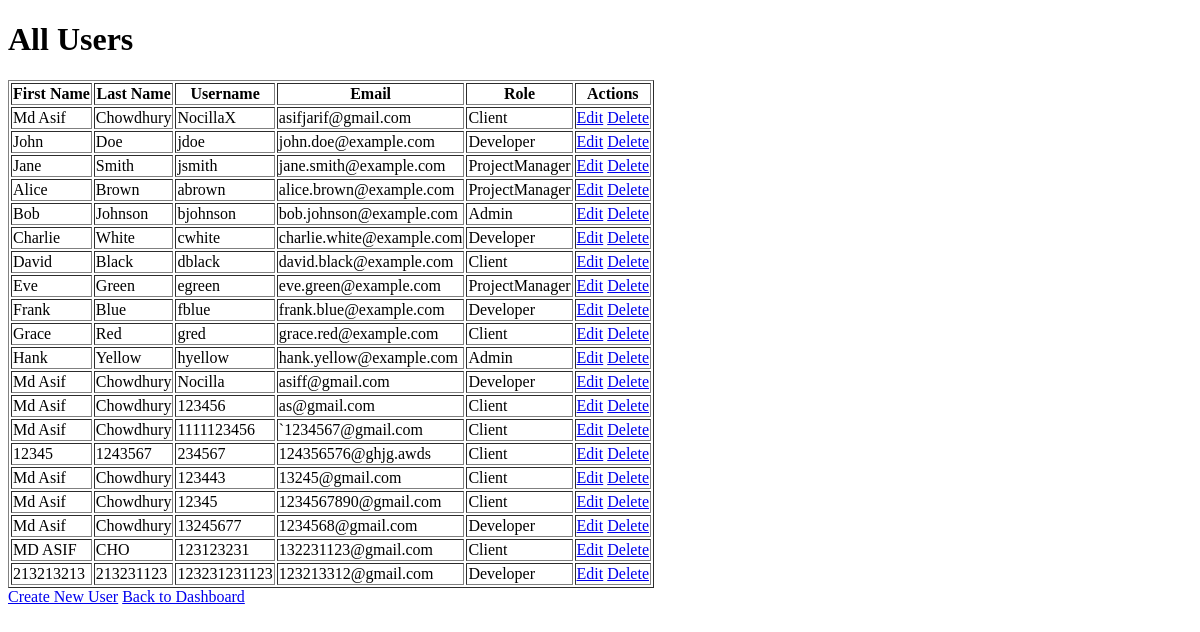
Page /controller/admin-user-controller.php?action=show_all (signed in) on the earlier database version.
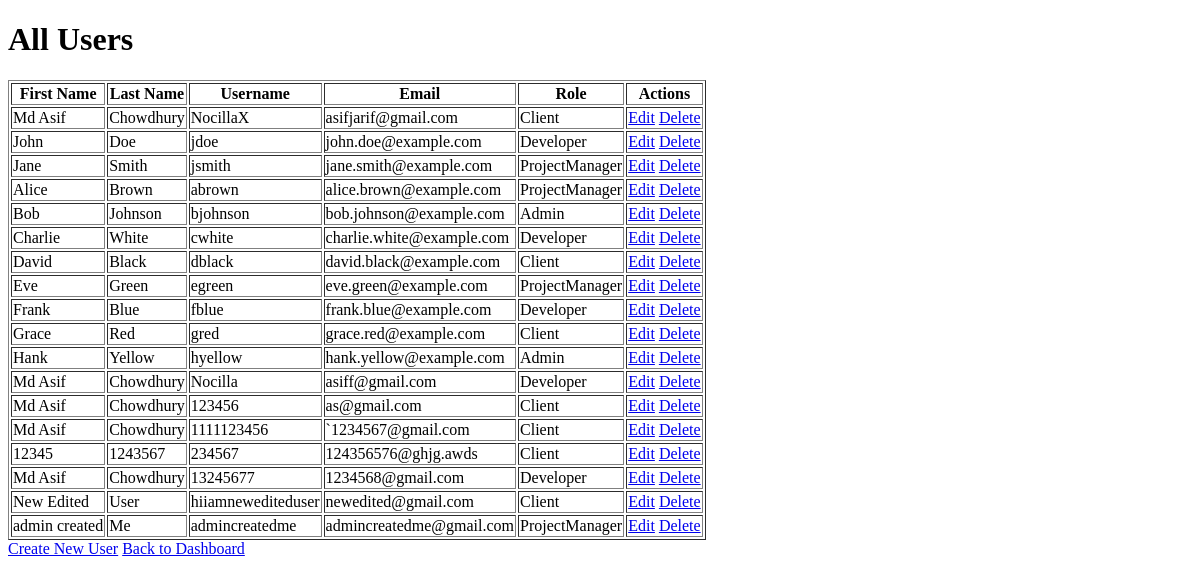
Same page on the later database version.
### tables this page shows
CREATE TABLE `usr` (
  `userid` int(11) NOT NULL,
  `firstname` varchar(255) NOT NULL,
  `lastname` varchar(255) NOT NULL,
  `name` varchar(255) NOT NULL,
  `email` varchar(255) NOT NULL,
  `password` varchar(255) NOT NULL,
  `roleid` int(11) DEFAULT NULL
);

CREATE TABLE `usr_role` (
  `roleid` int(11) NOT NULL,
  `rolename` varchar(255) NOT NULL
);

### model/user-model.php (called while the page is built, shortened)
<?php
function getAllUserDetails() {
    $conn = getDbConnection();
    $sql = "SELECT u.userid, u.firstname, u.lastname, u.name, u.email, r.rolename AS role_name
            FROM usr u
            JOIN usr_role r ON u.roleid = r.roleid";
    $stmt = $conn->prepare($sql);
    $stmt->execute();
    $result = $stmt->get_result();
    $users = [];
    while ($row = $result->fetch_assoc()) {
        $users[] = $row;
    }
    return $users;
}
?>

### view/admin-user-showall.php (the view, shortened to what this page needs)
<!DOCTYPE html>
<html lang="en">
<head>
    <link rel="stylesheet" href="../css/styles.css">
</head>
<body>
<h1>All Users</h1>
<table border="1">
    <thead>
        <tr>
            <th>First Name</th>
            <th>Last Name</th>
            <th>Username</th>
            <th>Email</th>
            <th>Role</th>
            <th>Actions</th>
        </tr>
    </thead>
    <tbody>
        <?php foreach ($users as $user) { ?>
        <tr>
            <td><?php echo $user['firstname']; ?></td>
            <td><?php echo $user['lastname']; ?></td>
            <td><?php echo $user['name']; ?></td>
            <td><?php echo $user['email']; ?></td>
            <td><?php echo $user['role_name']; ?></td>
            <td>
                <a href="../controller/admin-user-controller.php?action=edit&userid=<?php echo $user['userid']; ?>">Edit</a>
                <a href="../controller/admin-user-controller.php?action=delete&userid=<?php echo $user['userid']; ?>" onclick="return confirm('Are you sure you want to delete this user?');">Delete</a>
            </td>
        </tr>
        <?php } ?>
    </tbody>
</table>
<a href="../controller/admin-user-controller.php?action=show_create_user">Create New User</a>
<a href="../controller/user-dashboard-controller.php">Back to Dashboard</a>
</body>
</html>

### controller/admin-user-controller.php (shortened to what this page needs)
<?php
include_once '../model/user-model.php';
$action = $_GET['action'] ?? '';
switch ($action) {
    case 'show_all':
        showAllUsers();
        break;
}
function showAllUsers() {
    $users = getAllUserDetails();
    include '../view/admin-user-showall.php';
}

Differences in the rows shown:
removed usr: firstname "Md Asif", lastname "Chowdhury", name "123443", email "13245@gmail.com", roleid.rolename "Client"
removed usr: firstname "Md Asif", lastname "Chowdhury", name "12345", email "1234567890@gmail.com", roleid.rolename "Client"
removed usr: firstname "MD ASIF", lastname "CHO", name "123123231", email "132231123@gmail.com", roleid.rolename "Client"
changed usr: firstname "213213213" → "New Edited"; lastname "213231123" → "User"; name "123231231123" → "hiiamnewediteduser"; email "123213312@gmail.com" → "newedited@gmail.com"; roleid.rolename "Developer" → "Client"
added usr: firstname "admin created", lastname "Me", name "admincreatedme", email "admincreatedme@gmail.com", roleid.rolename "ProjectManager"
